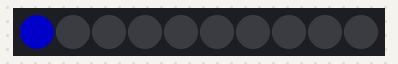
Bench run of a sketch on a simulated Arduino Uno, built with avr-gcc and run on an emulated ATmega328P. Parts: 10 RGB LEDs in strip order, left to right. Dim RGB values are drawn brighter than linear.

Above: at 0.1 s.
At 1.1 s:
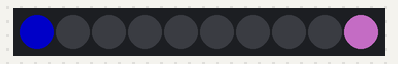
At 2.1 s:
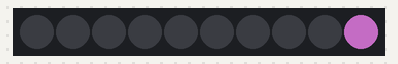
At 3.1 s:
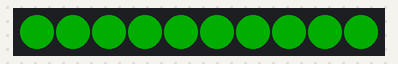
At 5.06 s:
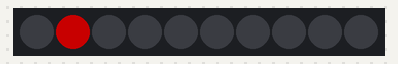
At 7.08 s:
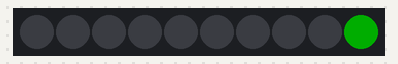

Measured:
- what the display in image 1 shows lasts 1.0 s, from 1.0 s to 2.0 s
- what the display in image 2 shows lasts 0.5 s, from 2.0 s to 2.5 s

The sketch:

main.ino
```cpp
#include <FastLED.h>

#define LED_PIN    9
#define NUM_LEDS   10
#define BRIGHTNESS 100
CRGB leds[NUM_LEDS];

void setup() { // Stuff in here runs once
  /* FIX ME: What code to enable the Serial monitor? */
  Serial.begin(9600);

  FastLED.addLeds<WS2811, LED_PIN, GRB>(leds, NUM_LEDS).setCorrection( TypicalLEDStrip ); // Initialize the led strip
  FastLED.setBrightness(100);                                                             // set the brightness (0 - 100)

  turnLedOn(CRGB::Blue, 0);
  delay(1000);
  turnLedOn(CRGB::Violet, NUM_LEDS - 1);
  delay(1000);
  turnLedOff(0);
  delay(500);
  turnLedOff(NUM_LEDS - 1);
  delay(500);

  turnAllLedsOn(CRGB::Green);
  delay(1000);
  turnAllLedsOff();
  delay(1000);

  bouncePixel(CRGB::Red, 50);
  bouncePixel(CRGB::Orange, 50);
  bouncePixel(CRGB::Yellow, 50);
  bouncePixel(CRGB::Green, 50);
  bouncePixel(CRGB::Blue, 50);
  bouncePixel(CRGB::Violet, 50);

}
void loop() { // Stuff in here runs forever

}
```

Challenges.ino
```cpp
// ----- Problem 1 -----
void turnLedOn(CRGB color, int index) {
  leds[index] = color;
  FastLED.show();   // <-- Very important and easy to forget!!!
}

void turnLedOff(int index) {
  /* COMPLETE ME */
  leds[index] = CRGB::Black;
  FastLED.show();
}

// ----- Problem 2 -----
void turnAllLedsOff() {
  for (int i = 0; i < NUM_LEDS; i++)
    leds[i] = CRGB::Black;
  FastLED.show();
}

void turnAllLedsOn(CRGB color) {
  for (int i = 0; i < NUM_LEDS; i++)
    leds[i] = color;
  FastLED.show();
}

// ----- Problem 3 -----
void bouncePixel(CRGB color, int waitTime) {
  for (int i = 0; i < NUM_LEDS; i++) {
    leds[i] = color;
    FastLED.show();
    delay(waitTime);
    leds[i] = CRGB::Black;
    FastLED.show();
  }

  /* FINISH ME */

}
```
